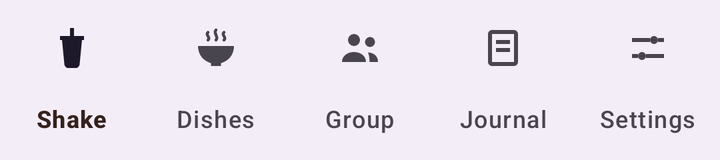
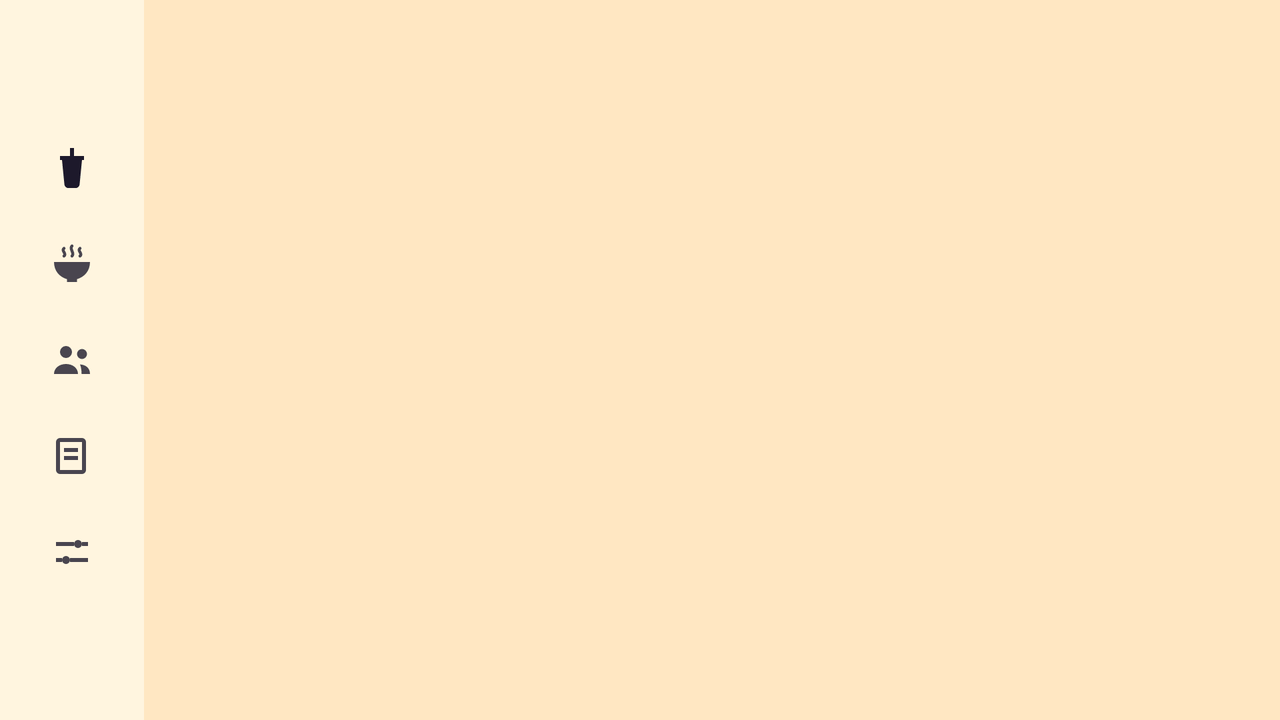

First picture: res/layout/ on a phone held upright. Second picture: the repository's own variant of that layout, on a device whose configuration matches the variant's folder. Source for both follows.
<!-- AndroidManifest.xml: application theme Theme.LuckyShake -->
<!-- res/layout/view_bottom_nav.xml -->
<?xml version="1.0" encoding="utf-8"?>
<com.google.android.material.bottomnavigation.BottomNavigationView
    xmlns:android="http://schemas.android.com/apk/res/android"
    xmlns:app="http://schemas.android.com/apk/res-auto"
    android:id="@+id/bottom_nav"
    android:layout_width="match_parent"
    android:layout_height="wrap_content"
    app:labelVisibilityMode="labeled"
    app:menu="@menu/bottom_nav" />
<!-- resources referenced by this layout -->
<resources>
  <style name="Theme.LuckyShake" parent="Base.Theme.LuckyShake" />
  <style name="Base.Theme.LuckyShake" parent="Theme.Material3.DayNight.NoActionBar">
          <item name="colorPrimary">@color/app_primary</item>
          <item name="colorOnPrimary">@color/app_on_primary</item>
          <item name="android:textColorLink">@color/app_link</item>
          <item name="colorSecondary">@color/app_accent</item>
          <item name="colorSurface">@color/app_surface</item>
          <item name="colorOnSurface">@color/app_on_surface</item>
          <item name="android:colorBackground">@color/app_background</item>
          <item name="colorOnBackground">@color/app_on_surface</item>
      </style>
  <color name="app_primary">#C52D22</color>
  <color name="app_on_primary">#FFFFFF</color>
  <color name="app_link">#8F1D16</color>
  <color name="app_accent">#E4A342</color>
  <color name="app_surface">#FFF5DF</color>
  <color name="app_on_surface">#35211D</color>
  <color name="app_background">#FFE7C2</color>
</resources>
<!-- res/layout-land/view_bottom_nav.xml (the repository's variant of the layout above) -->
<!-- drawn on the phone turned sideways -->
<?xml version="1.0" encoding="utf-8"?>
<com.google.android.material.navigationrail.NavigationRailView
    xmlns:android="http://schemas.android.com/apk/res/android"
    xmlns:app="http://schemas.android.com/apk/res-auto"
    android:id="@+id/bottom_nav"
    android:layout_width="72dp"
    android:layout_height="match_parent"
    app:itemMinHeight="48dp"
    app:labelVisibilityMode="unlabeled"
    app:menu="@menu/bottom_nav"
    app:menuGravity="center" />
